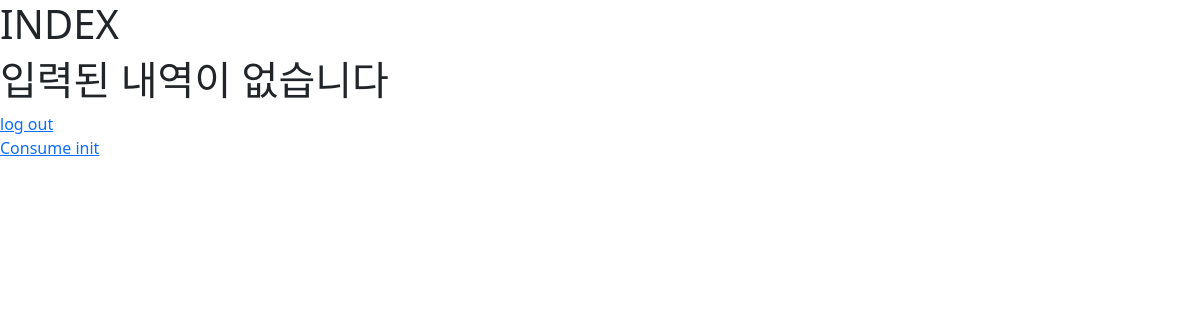
The page / (signed in) on the database as committed earlier.
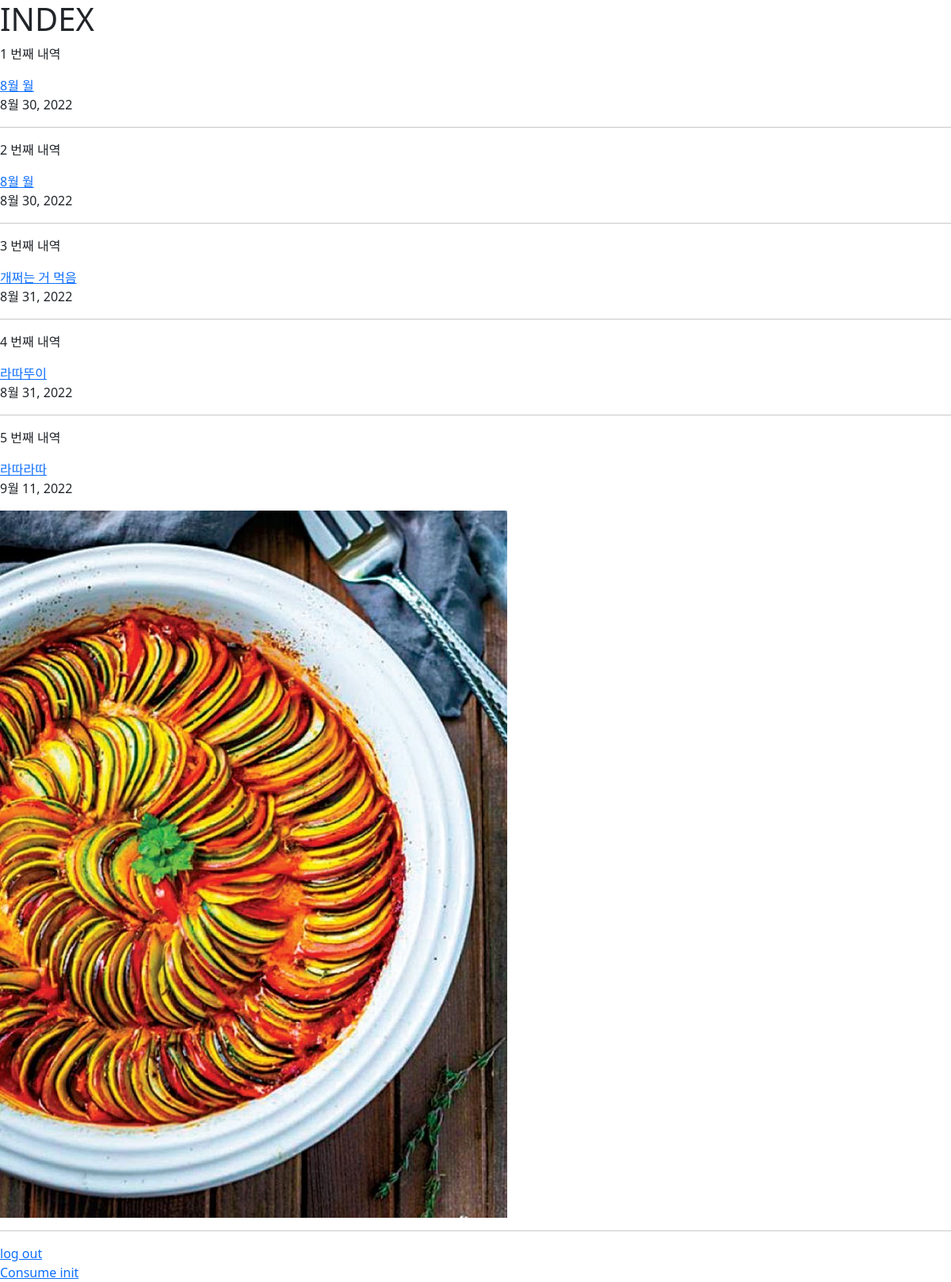
The same page on the database as committed later.
### main/models.py (models this page shows, shortened)
class Consume(models.Model):
    date = models.DateField()
    cost = models.IntegerField()
    main_category = models.CharField(max_length=15)
    sub_category = models.CharField(max_length=15)
    detail = models.CharField(max_length=20)
    DC = models.BooleanField(default=False)
    fixed_expenses = models.BooleanField(default=False)
    image = models.ImageField(blank=True)

### main/views.py (the view)
# urls.py: path('', views.index, name='index'),
def index(request):
    log = str(request.user)
    if log == 'AnonymousUser':
        return redirect('users:login')
    else:
        account_list = Consume.objects.all()
        context = {
            'account_list' : account_list
        }
    return render(request, 'main/index.html', context)

### main/templates/main/index.html (shortened to what this page needs)
{% extends 'base.html' %}
{% block contents %}
<h1>INDEX</h1>
{% for account in account_list %}
  <p> {{ account.pk }} 번째 내역 </p>
  <a href="{% url 'main:detail' account.pk %}"> {{ account.detail }} </a>
  <p> {{ account.date }} </p>
  {% if account.image %}
  <img src="{{ account.image.url }}" alt="{{ account.detail }}">
  {% endif %}
  <hr>
{% empty %}
  <h1> 입력된 내역이 없습니다 </h1>
{% endfor %}
<a href={% url 'users:logout' %}>log out</a>
<br>
<a href={% url 'main:consume' %}>Consume init</a>
{% endblock contents %}

### templates/base.html (shortened to what this page needs)
<!DOCTYPE html>
<html lang="en">
<head>
  <link href="https://cdn.jsdelivr.net/npm/bootstrap@5.1.3/dist/css/bootstrap.min.css" rel="stylesheet">
</head>
<body>
  {% block contents %}
  {% endblock contents %}
</body>
</html>

Rows that differ between the two databases and show on the page:
added Consume: pk "1", detail "8월 월", date "8월 30, 2022"
added Consume: pk "2", detail "8월 월", date "8월 30, 2022"
added Consume: pk "3", detail "개쩌는 거 먹음", date "8월 31, 2022"
added Consume: pk "4", detail "라따뚜이", date "8월 31, 2022"
added Consume: pk "5", detail "라따라따", date "9월 11, 2022", image (picture)
Other text that changed with them:
text no longer shown: "입력된 내역이 없습니다"
